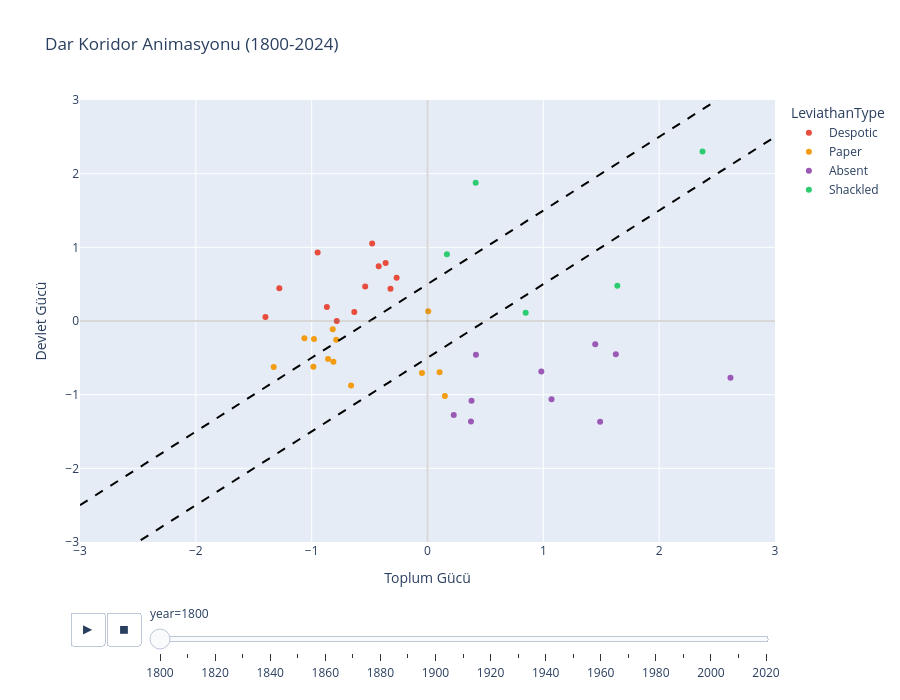

The notebook cell saved with this chart:
### Markdown cell above
## 6. 📊 Görselleştirme 2: Animasyonlu Dar Koridor

Seçili yıllar için dar koridor grafiğinin animasyonu (interaktif)

### Code cell
# Seçili yıllar (10 yıl aralıklarla)
animation_years = list(range(1800, 2025, 10))
animation_data = df_combined[df_combined['year'].isin(animation_years)].copy()

# Renk paleti
color_map = {
    'Shackled': '#2ecc71',
    'Despotic': '#e74c3c',
    'Paper': '#f39c12',
    'Absent': '#9b59b6'
}

animation_data['Color'] = animation_data['LeviathanType'].map(color_map)

# Plotly animasyonlu scatter
fig = px.scatter(
    animation_data,
    x='SocietyPower',
    y='StatePower',
    animation_frame='year',
    animation_group='country_name',
    color='LeviathanType',
    hover_name='country_name',
    hover_data={'StatePower': ':.2f', 'SocietyPower': ':.2f'},
    color_discrete_map=color_map,
    range_x=[-3, 3],
    range_y=[-3, 3],
    title='Dar Koridor Animasyonu (1800-2024)',
    labels={'StatePower': 'Devlet Gücü', 'SocietyPower': 'Toplum Gücü'}
)

# Dar koridor çizgileri
x_line = np.linspace(-3, 3, 50)
fig.add_trace(go.Scatter(x=x_line, y=x_line + 0.5, mode='lines',
                         line=dict(color='black', dash='dash', width=2),
                         name='Dar Koridor', showlegend=False))
fig.add_trace(go.Scatter(x=x_line, y=x_line - 0.5, mode='lines',
                         line=dict(color='black', dash='dash', width=2),
                         showlegend=False))

# Eksen çizgileri
fig.add_hline(y=0, line_dash="solid", line_color="gray", opacity=0.3)
fig.add_vline(x=0, line_dash="solid", line_color="gray", opacity=0.3)

fig.update_layout(width=900, height=700, hovermode='closest')
fig.show()

print("✓ Animasyonlu görselleştirme oluşturuldu")

### Figure 1 — Plotly figure (JSON) as saved in the notebook; plotly's stock layout.template omitted (floating-point values rounded to 4 significant figures)
{"data": [{"hovertemplate": "<b>%{hovertext}</b><br><br>LeviathanType=Despotic<br>year=1800<br>Toplum Gücü=%{x:.2f}<br>Devlet Gücü=%{y:.2f}<extra></extra>", "hovertext": ["Afghanistan", "Argentina", "Australia", "China", "Egypt", "Germany", "Guatemala", "Hanover", "Papal States", "Russia", "South Korea", "Türkiye"], "ids": ["Afghanistan", "Argentina", "Australia", "China", "Egypt", "Germany", "Guatemala", "Hanover", "Papal States", "Russia", "South Korea", "Türkiye"], "legendgroup": "Despotic", "marker": {"color": "#e74c3c", "symbol": "circle"}, "mode": "markers", "name": "Despotic", "orientation": "v", "showlegend": true, "type": "scatter", "x": [-0.6321, -0.4777, -0.2667, -1.279, -0.4213, -0.8688, -0.5379, -0.3196, -0.3614, -1.399, -0.7835, -0.9487], "xaxis": "x", "y": [0.1214, 1.052, 0.5886, 0.4452, 0.7447, 0.19, 0.4676, 0.4381, 0.7879, 0.05449, 0.0003406, 0.929], "yaxis": "y"}, {"hovertemplate": "<b>%{hovertext}</b><br><br>LeviathanType=Paper<br>year=1800<br>Toplum Gücü=%{x:.2f}<br>Devlet Gücü=%{y:.2f}<extra></extra>", "hovertext": ["Burma/Myanmar", "Chile", "Cuba", "Ethiopia", "Haiti", "Hungary", "Indonesia", "Japan", "Mexico", "Saudi Arabia", "Tunisia", "Venezuela", "Yemen"], "ids": ["Burma/Myanmar", "Chile", "Cuba", "Ethiopia", "Haiti", "Hungary", "Indonesia", "Japan", "Mexico", "Saudi Arabia", "Tunisia", "Venezuela", "Yemen"], "legendgroup": "Paper", "marker": {"color": "#f39c12", "symbol": "circle"}, "mode": "markers", "name": "Paper", "orientation": "v", "showlegend": true, "type": "scatter", "x": [-0.8181, -0.6598, 0.1043, -0.9854, -0.98, 0.00611, -1.328, -0.8123, -0.04769, -0.8587, -0.7881, 0.1499, -1.063], "xaxis": "x", "y": [-0.1127, -0.8745, -0.6951, -0.6217, -0.2438, 0.1314, -0.6253, -0.5544, -0.7072, -0.5164, -0.2535, -1.019, -0.2333], "yaxis": "y"}, {"hovertemplate": "<b>%{hovertext}</b><br><br>LeviathanType=Absent<br>year=1800<br>Toplum Gücü=%{x:.2f}<br>Devlet Gücü=%{y:.2f}<extra></extra>", "hovertext": ["Austria", "Brazil", "Hesse-Darmstadt", "Mecklenburg Schwerin", "Norway", "Parma", "Piedmont-Sardinia", "Saxony", "Spain", "Sweden"], "ids": ["Austria", "Brazil", "Hesse-Darmstadt", "Mecklenburg Schwerin", "Norway", "Parma", "Piedmont-Sardinia", "Saxony", "Spain", "Sweden"], "legendgroup": "Absent", "marker": {"color": "#9b59b6", "symbol": "circle"}, "mode": "markers", "name": "Absent", "orientation": "v", "showlegend": true, "type": "scatter", "x": [0.9826, 0.3753, 0.4183, 1.448, 1.49, 0.2265, 1.071, 1.626, 0.38, 2.616], "xaxis": "x", "y": [-0.6844, -1.363, -0.4576, -0.3142, -1.368, -1.277, -1.062, -0.4499, -1.082, -0.7691], "yaxis": "y"}, {"hovertemplate": "<b>%{hovertext}</b><br><br>LeviathanType=Shackled<br>year=1800<br>Toplum Gücü=%{x:.2f}<br>Devlet Gücü=%{y:.2f}<extra></extra>", "hovertext": ["Denmark", "France", "Netherlands", "Switzerland", "United Kingdom", "United States of America"], "ids": ["Denmark", "France", "Netherlands", "Switzerland", "United Kingdom", "United States of America"], "legendgroup": "Shackled", "marker": {"color": "#2ecc71", "symbol": "circle"}, "mode": "markers", "name": "Shackled", "orientation": "v", "showlegend": true, "type": "scatter", "x": [1.639, 0.8475, 0.1676, 2.374, 0.4159, 0.2983], "xaxis": "x", "y": [0.4777, 0.1131, 0.905, 2.301, 1.877, 3.659], "yaxis": "y"}, {"line": {"color": "black", "dash": "dash", "width": 2}, "mode": "lines", "name": "Dar Koridor", "showlegend": false, "type": "scatter", "x": [-3, -2.878, -2.755, -2.633, -2.51, -2.388, -2.265, -2.143, -2.02, -1.898, -1.776, -1.653, -1.531, -1.408, -1.286, -1.163, -1.041, -0.9184, -0.7959, -0.6735, -0.551, -0.4286, -0.3061, -0.1837, -0.06122, 0.06122, 0.1837, 0.3061, 0.4286, 0.551, 0.6735, 0.7959, 0.9184, 1.041, 1.163, 1.286, 1.408, 1.531, 1.653, 1.776, 1.898, 2.02, 2.143, 2.265, 2.388, 2.51, 2.633, 2.755, 2.878, 3], "y": [-2.5, -2.378, -2.255, -2.133, -2.01, -1.888, -1.765, -1.643, -1.52, -1.398, -1.276, -1.153, -1.031, -0.9082, -0.7857, -0.6633, -0.5408, -0.4184, -0.2959, -0.1735, -0.05102, 0.07143, 0.1939, 0.3163, 0.4388, 0.5612, 0.6837, 0.8061, 0.9286, 1.051, 1.173, 1.296, 1.418, 1.541, 1.663, 1.786, 1.908, 2.031, 2.153, 2.276, 2.398, 2.52, 2.643, 2.765, 2.888, 3.01, 3.133, 3.255, 3.378, 3.5]}, {"line": {"color": "black", "dash": "dash", "width": 2}, "mode": "lines", "showlegend": false, "type": "scatter", "x": [-3, -2.878, -2.755, -2.633, -2.51, -2.388, -2.265, -2.143, -2.02, -1.898, -1.776, -1.653, -1.531, -1.408, -1.286, -1.163, -1.041, -0.9184, -0.7959, -0.6735, -0.551, -0.4286, -0.3061, -0.1837, -0.06122, 0.06122, 0.1837, 0.3061, 0.4286, 0.551, 0.6735, 0.7959, 0.9184, 1.041, 1.163, 1.286, 1.408, 1.531, 1.653, 1.776, 1.898, 2.02, 2.143, 2.265, 2.388, 2.51, 2.633, 2.755, 2.878, 3], "y": [-3.5, -3.378, -3.255, -3.133, -3.01, -2.888, -2.765, -2.643, -2.52, -2.398, -2.276, -2.153, -2.031, -1.908, -1.786, -1.663, -1.541, -1.418, -1.296, -1.173, -1.051, -0.9286, -0.8061, -0.6837, -0.5612, -0.4388, -0.3163, -0.1939, -0.07143, 0.05102, 0.1735, 0.2959, 0.4184, 0.5408, 0.6633, 0.7857, 0.9082, 1.031, 1.153, 1.276, 1.398, 1.52, 1.643, 1.765, 1.888, 2.01, 2.133, 2.255, 2.378, 2.5]}], "layout": {"height": 700, "hovermode": "closest", "legend": {"title": {"text": "LeviathanType"}, "tracegroupgap": 0}, "shapes": [{"line": {"color": "gray", "dash": "solid"}, "opacity": 0.3, "type": "line", "x0": 0, "x1": 1, "xref": "x domain", "y0": 0, "y1": 0, "yref": "y"}, {"line": {"color": "gray", "dash": "solid"}, "opacity": 0.3, "type": "line", "x0": 0, "x1": 0, "xref": "x", "y0": 0, "y1": 1, "yref": "y domain"}], "sliders": [{"active": 0, "currentvalue": {"prefix": "year="}, "len": 0.9, "pad": {"b": 10, "t": 60}, "steps": [{"args": [["1800"], {"frame": {"duration": 0, "redraw": false}, "fromcurrent": true, "mode": "immediate", "transition": {"duration": 0, "easing": "linear"}}], "label": "1800", "method": "animate"}, {"args": [["1810"], {"frame": {"duration": 0, "redraw": false}, "fromcurrent": true, "mode": "immediate", "transition": {"duration": 0, "easing": "linear"}}], "label": "1810", "method": "animate"}, {"args": [["1820"], {"frame": {"duration": 0, "redraw": false}, "fromcurrent": true, "mode": "immediate", "transition": {"duration": 0, "easing": "linear"}}], "label": "1820", "method": "animate"}, {"args": [["1830"], {"frame": {"duration": 0, "redraw": false}, "fromcurrent": true, "mode": "immediate", "transition": {"duration": 0, "easing": "linear"}}], "label": "1830", "method": "animate"}, {"args": [["1840"], {"frame": {"duration": 0, "redraw": false}, "fromcurrent": true, "mode": "immediate", "transition": {"duration": 0, "easing": "linear"}}], "label": "1840", "method": "animate"}, {"args": [["1850"], {"frame": {"duration": 0, "redraw": false}, "fromcurrent": true, "mode": "immediate", "transition": {"duration": 0, "easing": "linear"}}], "label": "1850", "method": "animate"}, {"args": [["1860"], {"frame": {"duration": 0, "redraw": false}, "fromcurrent": true, "mode": "immediate", "transition": {"duration": 0, "easing": "linear"}}], "label": "1860", "method": "animate"}, {"args": [["1870"], {"frame": {"duration": 0, "redraw": false}, "fromcurrent": true, "mode": "immediate", "transition": {"duration": 0, "easing": "linear"}}], "label": "1870", "method": "animate"}, {"args": [["1880"], {"frame": {"duration": 0, "redraw": false}, "fromcurrent": true, "mode": "immediate", "transition": {"duration": 0, "easing": "linear"}}], "label": "1880", "method": "animate"}, {"args": [["1890"], {"frame": {"duration": 0, "redraw": false}, "fromcurrent": true, "mode": "immediate", "transition": {"duration": 0, "easing": "linear"}}], "label": "1890", "method": "animate"}, {"args": [["1900"], {"frame": {"duration": 0, "redraw": false}, "fromcurrent": true, "mode": "immediate", "transition": {"duration": 0, "easing": "linear"}}], "label": "1900", "method": "animate"}, {"args": [["1910"], {"frame": {"duration": 0, "redraw": false}, "fromcurrent": true, "mode": "immediate", "transition": {"duration": 0, "easing": "linear"}}], "label": "1910", "method": "animate"}, {"args": [["1920"], {"frame": {"duration": 0, "redraw": false}, "fromcurrent": true, "mode": "immediate", "transition": {"duration": 0, "easing": "linear"}}], "label": "1920", "method": "animate"}, {"args": [["1930"], {"frame": {"duration": 0, "redraw": false}, "fromcurrent": true, "mode": "immediate", "transition": {"duration": 0, "easing": "linear"}}], "label": "1930", "method": "animate"}, {"args": [["1940"], {"frame": {"duration": 0, "redraw": false}, "fromcurrent": true, "mode": "immediate", "transition": {"duration": 0, "easing": "linear"}}], "label": "1940", "method": "animate"}, {"args": [["1950"], {"frame": {"duration": 0, "redraw": false}, "fromcurrent": true, "mode": "immediate", "transition": {"duration": 0, "easing": "linear"}}], "label": "1950", "method": "animate"}, {"args": [["1960"], {"frame": {"duration": 0, "redraw": false}, "fromcurrent": true, "mode": "immediate", "transition": {"duration": 0, "easing": "linear"}}], "label": "1960", "method": "animate"}, {"args": [["1970"], {"frame": {"duration": 0, "redraw": false}, "fromcurrent": true, "mode": "immediate", "transition": {"duration": 0, "easing": "linear"}}], "label": "1970", "method": "animate"}, {"args": [["1980"], {"frame": {"duration": 0, "redraw": false}, "fromcurrent": true, "mode": "immediate", "transition": {"duration": 0, "easing": "linear"}}], "label": "1980", "method": "animate"}, {"args": [["1990"], {"frame": {"duration": 0, "redraw": false}, "fromcurrent": true, "mode": "immediate", "transition": {"duration": 0, "easing": "linear"}}], "label": "1990", "method": "animate"}, {"args": [["2000"], {"frame": {"duration": 0, "redraw": false}, "fromcurrent": true, "mode": "immediate", "transition": {"duration": 0, "easing": "linear"}}], "label": "2000", "method": "animate"}, {"args": [["2010"], {"frame": {"duration": 0, "redraw": false}, "fromcurrent": true, "mode": "immediate", "transition": {"duration": 0, "easing": "linear"}}], "label": "2010", "method": "animate"}, {"args": [["2020"], {"frame": {"duration": 0, "redraw": false}, "fromcurrent": true, "mode": "immediate", "transition": {"duration": 0, "easing": "linear"}}], "label": "2020", "method": "animate"}], "x": 0.1, "xanchor": "left", "y": 0, "yanchor": "top"}], "title": {"text": "Dar Koridor Animasyonu (1800-2024)"}, "updatemenus": [{"buttons": [{"args": [null, {"frame": {"duration": 500, "redraw": false}, "fromcurrent": true, "mode": "immediate", "transition": {"duration": 500, "easing": "linear"}}], "label": "&#9654;", "method": "animate"}, {"args": [[null], {"frame": {"duration": 0, "redraw": false}, "fromcurrent": true, "mode": "immediate", "transition": {"duration": 0, "easing": "linear"}}], "label": "&#9724;", "method": "animate"}], "direction": "left", "pad": {"r": 10, "t": 70}, "showactive": false, "type": "buttons", "x": 0.1, "xanchor": "right", "y": 0, "yanchor": "top"}], "width": 900, "xaxis": {"anchor": "y", "domain": [0, 1], "range": [-3, 3], "title": {"text": "Toplum Gücü"}}, "yaxis": {"anchor": "x", "domain": [0, 1], "range": [-3, 3], "title": {"text": "Devlet Gücü"}}}}
